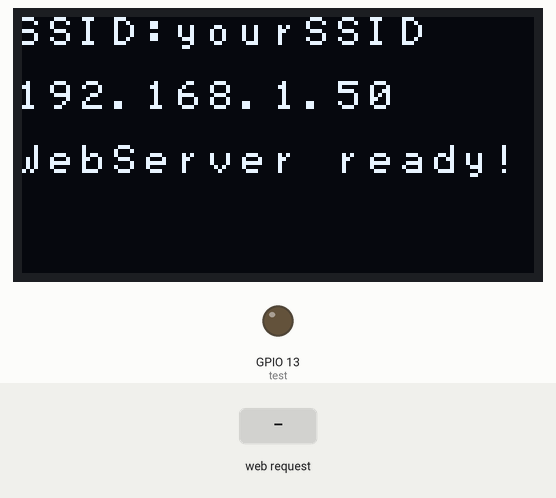
A sketch run on a simulated ESP8266 (NodeMCU). Shown: 128×64 one-colour display, output pins drawn as LEDs (lit = HIGH). Wiring (inferred from the names in the program): SH1106 OLED at I2C address 0x3C. The inputs (shaded band) are chosen by the test bench. WiFi joins after 1.5 s; servers stay silent unless stated; what the sketch prints to the serial monitor is not drawn.

Above: at 5.6 s.
5.7 s: HTTP request GET /msg?msg=1 received
At 7.1 s:
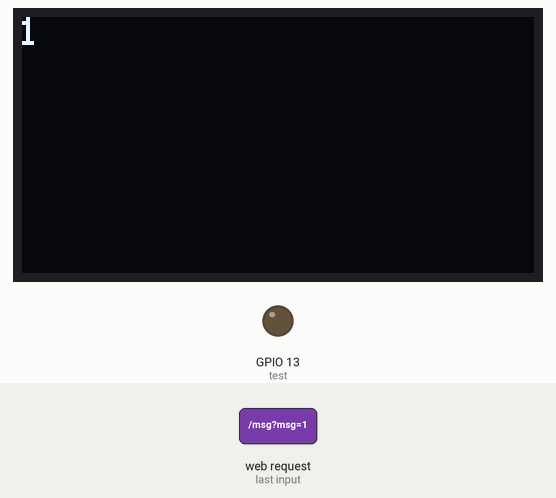
7.4 s: HTTP request GET /msg?msg=120 received
At 8.5 s:
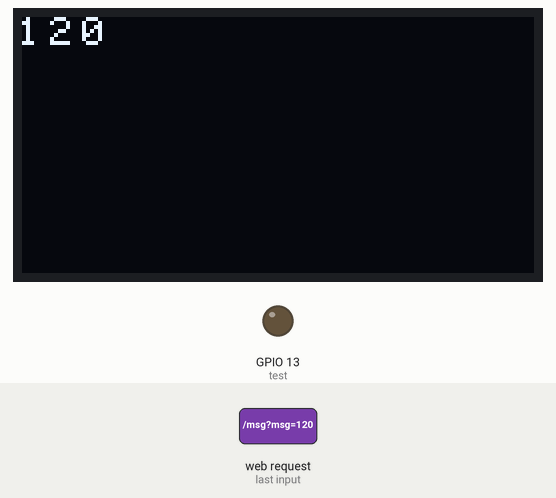
Timing chart, 0 to 10.4 s (numbered marks = the images above; inputs shaded):
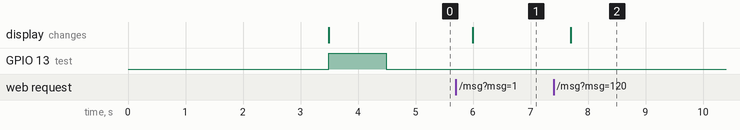

Measured:
- after the input at 5.7 s, the display: changes after 0.30 s (image 1)
- after the input at 7.4 s, the display: changes after 0.30 s (image 2)

The sketch:

ESP8266_v2.ino
```cpp
/*
   Version 1.0 supports OLED display's with either SDD1306 or with SH1106 controller
 */

#include <ESP8266WiFi.h>
#include <ESP8266WebServer.h>
#include <Wire.h>
#include "font.h"
#define offset 0x00    // SDD1306                      // offset=0 for SSD1306 controller
//#define offset 0x02    // SH1106                       // offset=2 for SH1106 controller
#define OLED_address  0x3c                             // all the OLED's I have seen have this address
#define SSID "yourSSID"                              // insert your SSID
#define PASS "yourPASS"                              // insert your password
// ******************* String form to sent to the client-browser ************************************
String form =
"<p>"
"<center>"
"<h1>NO!!!!! I AM YOUR FATHER!!!!!</h1>"
"<img src='http://www.missiongeek.net/wp-content/uploads/2015/12/cinemagraphs-darth-vader.gif'>"
"<form action='msg'><p>What's up? <input type='text' name='msg' size=50 autofocus> <input type='submit' value='Submit'></form>"
"</center>";

ESP8266WebServer server(80);                             // HTTP server will listen at port 80
long period;

static void sendCharXY(unsigned char, int, int);
static void init_OLED(void);
static void reset_display();
static void sendStrXY( char*, int, int);
void displayOff(void);
void displayOn(void);
static void sendcommand(unsigned char);
static void clear_display(void);
static void setXY(unsigned char, unsigned char);
static void SendChar(unsigned char);
/*
   handles the messages coming from the webbrowser, restores a few special characters and
   constructs the strings that can be sent to the oled display
 */
void handle_msg() {
	clear_display();                        // clears oled

	server.send(200, "text/html", form);    // Send same page so they can send another msg

	// Display msg on Oled
	String msg = server.arg("msg");
	Serial.println(msg);
	String decodedMsg = msg;
	// Restore special characters that are misformed to %char by the client browser
	decodedMsg.replace("+", " ");
	decodedMsg.replace("%21", "!");
	decodedMsg.replace("%22", "");
	decodedMsg.replace("%23", "#");
	decodedMsg.replace("%24", "$");
	decodedMsg.replace("%25", "%");
	decodedMsg.replace("%26", "&");
	decodedMsg.replace("%27", "'");
	decodedMsg.replace("%28", "(");
	decodedMsg.replace("%29", ")");
	decodedMsg.replace("%2A", "*");
	decodedMsg.replace("%2B", "+");
	decodedMsg.replace("%2C", ",");
	decodedMsg.replace("%2F", "/");
	decodedMsg.replace("%3A", ":");
	decodedMsg.replace("%3B", ";");
	decodedMsg.replace("%3C", "<");
	decodedMsg.replace("%3D", "=");
	decodedMsg.replace("%3E", ">");
	decodedMsg.replace("%3F", "?");
	decodedMsg.replace("%40", "@");
	//Serial.println(decodedMsg);                   // print original string to monitor
	unsigned int lengte = decodedMsg.length();      // length of received message
	for  (int i=0;i<lengte;i++) {                    // prints up to 8 rows of 16 characters.
		char c = decodedMsg[i];
		Serial.print(c); //decodedMsg[i]);
		if (i<16)  {sendCharXY(c,0,i);}
		else if (i<32)  {sendCharXY(c,1,i-16);}
		else if (i<48)  {sendCharXY(c,2,i-32);}
		else if (i<64)  {sendCharXY(c,3,i-48);}
		else if (i<80)  {sendCharXY(c,4,i-64);}
		else if (i<96)  {sendCharXY(c,5,i-80);}
		else if (i<112) {sendCharXY(c,6,i-96);}
		else if (i<128) {sendCharXY(c,7,i-112);}

	}
	//Serial.println(' ');                          // new line in monitor
}

void setup(void) {
	//ESP.wdtDisable();                               // used to debug, disable wachdog timer,
	Serial.begin(115200);                           // full speed to monitor
	Wire.begin(0,2);                                // Initialize I2C and OLED Display
	init_OLED();                                    //
	reset_display();
	WiFi.begin(SSID, PASS);                         // Connect to WiFi network
	while (WiFi.status() != WL_CONNECTED) {         // Wait for connection
		delay(500);
		Serial.print(".");
	}
	// Set up the endpoints for HTTP server,  Endpoints can be written as inline functions:
	server.on("/", []() {
			server.send(200, "text/html", form);
	});
	server.on("/msg", handle_msg);                  // And as regular external functions:
	server.begin();                                 // Start the server
	clear_display();

	Serial.print("SSID:");                        // prints SSID in monitor
	Serial.println(SSID);                           // to monitor
	sendStrXY("SSID:",0,0);  sendStrXY(SSID,0,5); // prints SSID on OLED

	char result[16];
	sprintf(result, "%d.%d.%d.%d", WiFi.localIP()[0], WiFi.localIP()[1], WiFi.localIP()[2], WiFi.localIP()[3]);
	Serial.println();Serial.println(result);
	sendStrXY(result,2,0);

	Serial.println("WebServer ready!   ");
	sendStrXY("WebServer ready!",4,0);              // OLED first message
	Serial.println(WiFi.localIP());                 // Serial monitor prints localIP
	Serial.print(analogRead(A0));
	int test = 13;
	pinMode(test,OUTPUT);
	digitalWrite(test,HIGH);
	delay(1000);
	digitalWrite(test,LOW);
}


void loop(void) {
	server.handleClient();                        // checks for incoming messages
}

//==========================================================//
// Resets display depending on the actual mode.
static void reset_display(void) {
	displayOff();
	clear_display();
	displayOn();
}

//==========================================================//
// Turns display on.
void displayOn(void) {
	sendcommand(0xaf);        //display on
}

//==========================================================//
// Turns display off.
void displayOff(void) {
	sendcommand(0xae);    //display off
}

//==========================================================//
// Clears the display by sendind 0 to all the screen map.
static void clear_display(void) {
	unsigned char i,k;
	for(k=0;k<8;k++) {
		setXY(k,0);
		{
			for(i=0;i<(128 + 2 * offset);i++) {     //locate all COL
				SendChar(0);         //clear all COL
				//delay(10);
			}
		}
	}
}

//==========================================================//
// Actually this sends a byte, not a char to draw in the display.
// Display's chars uses 8 byte font the small ones and 96 bytes
// for the big number font.
static void SendChar(unsigned char data) {
	//if (interrupt && !doing_menu) return;   // Stop printing only if interrupt is call but not in button functions
	Wire.beginTransmission(OLED_address); // begin transmitting
	Wire.write(0x40);//data mode
	Wire.write(data);
	Wire.endTransmission();    // stop transmitting
}

//==========================================================//
// Prints a display char (not just a byte) in coordinates X Y,
// being multiples of 8. This means we have 16 COLS (0-15)
// and 8 ROWS (0-7).
static void sendCharXY(unsigned char data, int X, int Y) {
	setXY(X, Y);
	Wire.beginTransmission(OLED_address); // begin transmitting
	Wire.write(0x40);//data mode
	for(int i=0;i<8;i++)
		Wire.write(pgm_read_byte(myFont[data-0x20]+i));
	Wire.endTransmission();    // stop transmitting
}

//==========================================================//
// Used to send commands to the display.
static void sendcommand(unsigned char com) {
	Wire.beginTransmission(OLED_address);     //begin transmitting
	Wire.write(0x80);                          //command mode
	Wire.write(com);
	Wire.endTransmission();                    // stop transmitting
}

//==========================================================//
// Set the cursor position in a 16 COL * 8 ROW map.
static void setXY(unsigned char row,unsigned char col) {
	sendcommand(0xb0+row);                //set page address
	sendcommand(offset+(8*col&0x0f));       //set low col address
	sendcommand(0x10+((8*col>>4)&0x0f));  //set high col address
}


//==========================================================//
// Prints a string regardless the cursor position.
static void sendStr(unsigned char *string) {
	unsigned char i=0;
	while(*string) {
		for(i=0;i<8;i++) {
			SendChar(pgm_read_byte(myFont[*string-0x20]+i));
		}
		*string++;
	}
}

//==========================================================//
// Prints a string in coordinates X Y, being multiples of 8.
// This means we have 16 COLS (0-15) and 8 ROWS (0-7).
static void sendStrXY( char *string, int X, int Y) {
	setXY(X,Y);
	unsigned char i=0;
	while(*string) {
		for(i=0;i<8;i++) {
			SendChar(pgm_read_byte(myFont[*string-0x20]+i));
		}
		*string++;
	}
}


//==========================================================//
// Inits oled and draws logo at startup
static void init_OLED(void) {
	sendcommand(0xae);    //display off
	sendcommand(0xa6);            //Set Normal Display (default)
	// Adafruit Init sequence for 128x64 OLED module
	sendcommand(0xAE);             //DISPLAYOFF
	sendcommand(0xD5);            //SETDISPLAYCLOCKDIV
	sendcommand(0x80);            // the suggested ratio 0x80
	sendcommand(0xA8);            //SSD1306_SETMULTIPLEX
	sendcommand(0x3F);
	sendcommand(0xD3);            //SETDISPLAYOFFSET
	sendcommand(0x0);             //no offset
	sendcommand(0x40 | 0x0);      //SETSTARTLINE
	sendcommand(0x8D);            //CHARGEPUMP
	sendcommand(0x14);
	sendcommand(0x20);             //MEMORYMODE
	sendcommand(0x00);             //0x0 act like ks0108

	//sendcommand(0xA0 | 0x1);      //SEGREMAP   //Rotate screen 180 deg
	sendcommand(0xA0);

	//sendcommand(0xC8);            //COMSCANDEC  Rotate screen 180 Deg
	sendcommand(0xC0);

	sendcommand(0xDA);            //0xDA
	sendcommand(0x12);           //COMSCANDEC
	sendcommand(0x81);           //SETCONTRAS
	sendcommand(0xCF);           //
	sendcommand(0xd9);          //SETPRECHARGE
	sendcommand(0xF1);
	sendcommand(0xDB);        //SETVCOMDETECT
	sendcommand(0x40);
	sendcommand(0xA4);        //DISPLAYALLON_RESUME
	sendcommand(0xA6);        //NORMALDISPLAY

	clear_display();
	sendcommand(0x2e);            // stop scroll
	//----------------------------REVERSE comments----------------------------//
	sendcommand(0xa0);    //seg re-map 0->127(default)
	sendcommand(0xa1);    //seg re-map 127->0
	sendcommand(0xc8);
	delay(1000);
	//----------------------------REVERSE comments----------------------------//
	// sendcommand(0xa7);  //Set Inverse Display
	// sendcommand(0xae);   //display off
	sendcommand(0x20);            //Set Memory Addressing Mode
	sendcommand(0x00);            //Set Memory Addressing Mode ab Horizontal addressing mode
	//  sendcommand(0x02);         // Set Memory Addressing Mode ab Page addressing mode(RESET)
}
```

Source omitted: font.h (data table, 4186 bytes)
